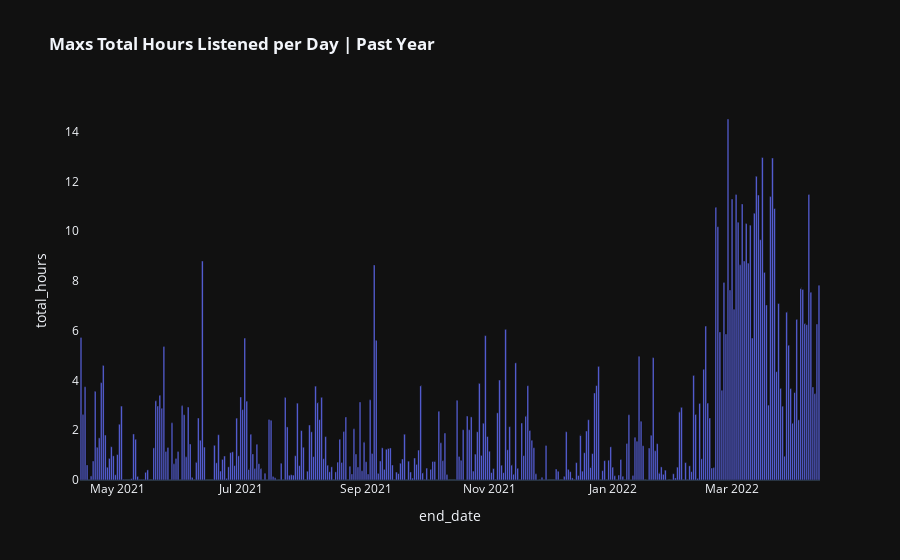

Notebook code for this chart:
### Code cell
hours_grouped = df_hours.groupby('end_date')['hours_played'].agg('sum').reset_index()
hours_grouped.columns = ['end_date','total_hours']
fig = px.bar(hours_grouped
             ,x='end_date'
             ,y='total_hours'
             ,text='total_hours'
             ,template='plotly_dark'
             ,height=600
             ,title='<b> Maxs Total Hours Listened per Day | Past Year'
            )
fig.update_xaxes(
    showgrid=False
)
fig.update_yaxes(
    showgrid=False
)
fig.show()

### Figure 1 — Plotly figure (JSON) as saved in the notebook; plotly's stock layout.template omitted (floating-point values rounded to 4 significant figures; data arrays with more than 128 entries replaced by an {"elided": "..."} marker saying what was removed)
{"data": [{"alignmentgroup": "True", "hovertemplate": "end_date=%{x}<br>total_hours=%{text}<extra></extra>", "legendgroup": "", "marker": {"color": "#636efa", "pattern": {"shape": ""}}, "name": "", "offsetgroup": "", "orientation": "v", "showlegend": false, "text": {"elided": "317 float values"}, "textposition": "auto", "type": "bar", "x": {"elided": "317 str values"}, "xaxis": "x", "y": {"elided": "317 float values"}, "yaxis": "y"}], "layout": {"autosize": true, "barmode": "relative", "legend": {"tracegroupgap": 0}, "title": {"text": "<b> Maxs Total Hours Listened per Day | Past Year"}, "xaxis": {"anchor": "y", "autorange": true, "domain": [0, 1], "range": ["2021-04-12 12:00", "2022-04-13 12:00"], "showgrid": false, "title": {"text": "end_date"}, "type": "date"}, "yaxis": {"anchor": "x", "autorange": true, "domain": [0, 1], "range": [0, 15.27], "showgrid": false, "title": {"text": "total_hours"}, "type": "linear"}}}
